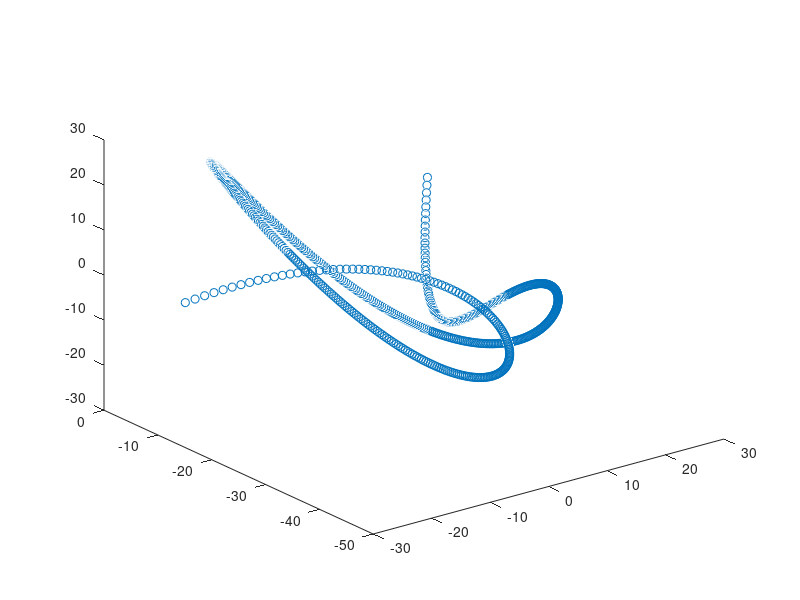

Recreate this plot in MATLAB.
t=-3.55:0.01:3.55;
x=2/5*t.*(t.^2-7).*(t.^2-10);
y=t.^4-13*t.^2;
z=1/10*t.*(t.^2-4).*(t.^2-9).*(t.^2-12);
plot3(x,y,z,'o');